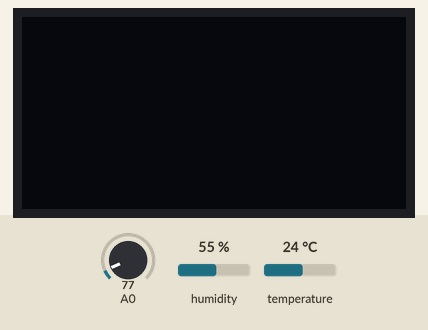
Simulated run of this sketch. Board: ESP8266 (NodeMCU). Shown: 128×64 one-colour display. Inputs (shaded band) come from the test bench; at power-on: humidity 55 %, A0 = 77, temperature 24 °C.

Above: at 1.2 s.
1.3 s: humidity set to 22 %
At 5.2 s:
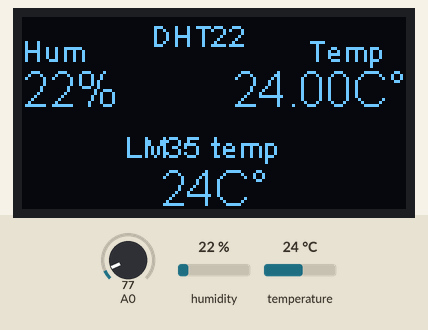
5.5 s: A0 set to 92
At 7.5 s:
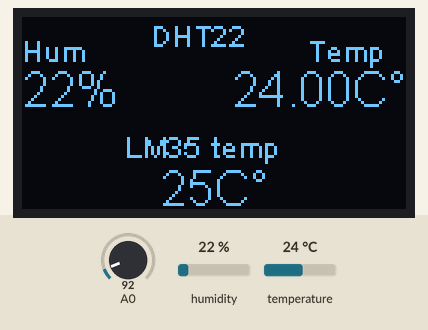
9.5 s: temperature set to 12 °C
At 13.1 s:
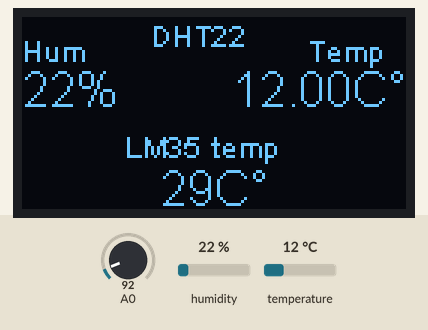
13.6 s: A0 set to 107
At 15.3 s:
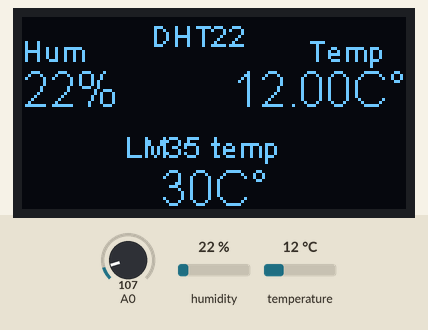
17.6 s: humidity set to 40 %
At 20.9 s:
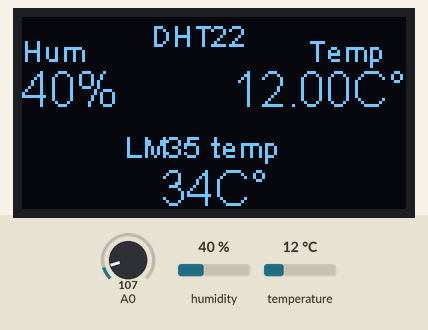
21.7 s: A0 set to 130
At 23.2 s:
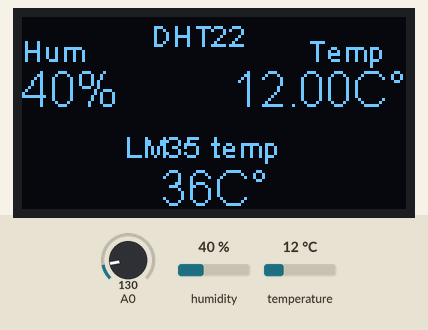
Timing chart, 0 to 24.7 s (numbered marks = the images above; inputs shaded):
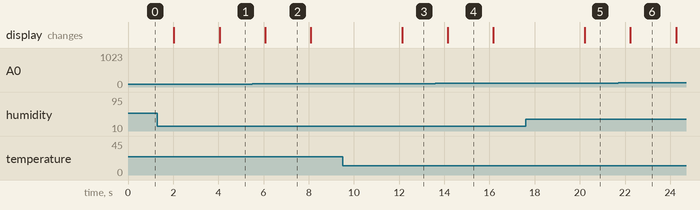

The sketch:

Humidity_and_temp.ino
```cpp
#include <DHT.h>
#include <Wire.h>
#include "SSD1306.h"
//#include "SSDDisplayUi.h"

#define DHTPIN D3
#define DHTTYPE DHT22
DHT dht (DHTPIN,DHTTYPE);

SSD1306 display(0x3c,4,5);

int localHum = 0;
int localTem = 0;

String localTemp;
void setup() {
  display.init();
  display.flipScreenVertically();

}

void loop() {
  display.clear();
  getDHT();
  drawDHT();
  drawLM35();
  display.display();


}
void getDHT()
{
 localTemp = dht.readTemperature();
 localHum = dht.readHumidity();
}
void drawDHT()
{
  int x=0;
  int y=0;
  display.setFont(ArialMT_Plain_10);
  display.setTextAlignment(TEXT_ALIGN_LEFT);
  display.drawString(0+x,5+y,"Hum");

  display.setFont(ArialMT_Plain_10);
  display.setTextAlignment(TEXT_ALIGN_LEFT);
  display.drawString(43+x,y,"DHT22");

  display.setFont(ArialMT_Plain_16);
  String humdht22 = String(localHum);
  display.drawString(0 + x , 15 + y , humdht22 + "%" );

  display.setFont(ArialMT_Plain_10);
  display.setTextAlignment(TEXT_ALIGN_LEFT);
  display.drawString(95 + x , 5 + y , "Temp");

  display.setFont(ArialMT_Plain_16);
  display.setTextAlignment(TEXT_ALIGN_LEFT);

  display.drawString(70 + x , 15 + y , localTemp + "C°");

}
void drawLM35 ()
{
  int x=0;
  int y=0;

  int val = 0;

  for (int i = 0;i<10;i++)
  {
    val += analogRead(A0);
    delay(200);
  }

  int templm35 = val * 33 / 1023;

  String temperature(templm35);

  display.setFont(ArialMT_Plain_10);
  display.setTextAlignment(TEXT_ALIGN_LEFT);
  display.drawString(34 + x , 37 + y , "LM35 temp");
  display.setFont(ArialMT_Plain_16);
  display.drawString(46,48 , temperature + "C°" );

}
```

Measured:
- after the input at 1.3 s, the display: first differs from a run without the input after 2.8 s (image 1)
- after the input at 5.5 s, the display: changes after 0.57 s (image 2)
- after the input at 9.5 s, the display: changes after 2.6 s (image 3)
- after the input at 13.6 s, the display: changes after 0.56 s (image 4)
- after the input at 17.6 s, the display: changes after 2.6 s (image 5)
- after the input at 21.7 s, the display: changes after 0.54 s (image 6)
- what the display in image 2 shows lasts 2.0 s, from 6.1 s to 8.1 s
